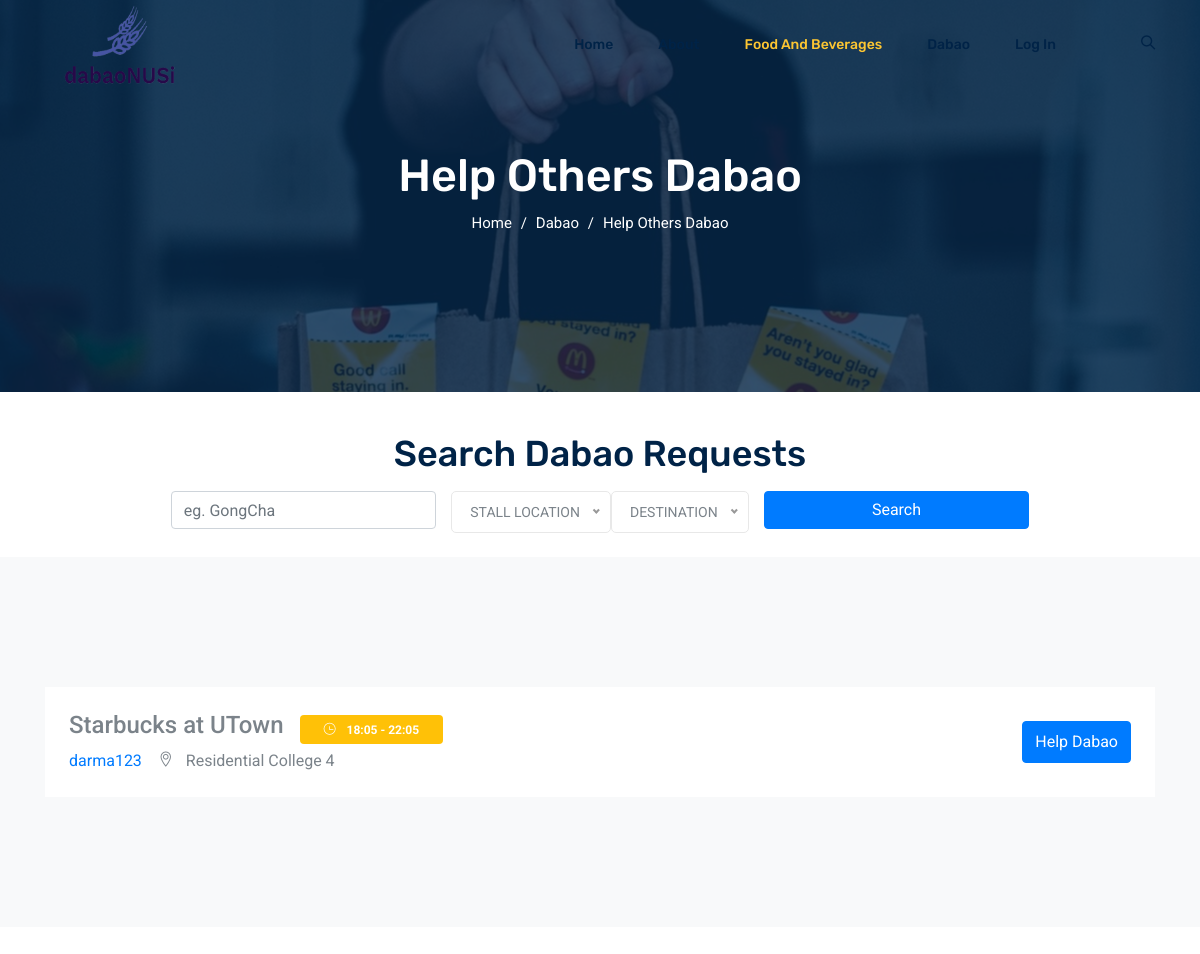
/help_others_dabao/ (signed in), run on an earlier commit of the app's database.
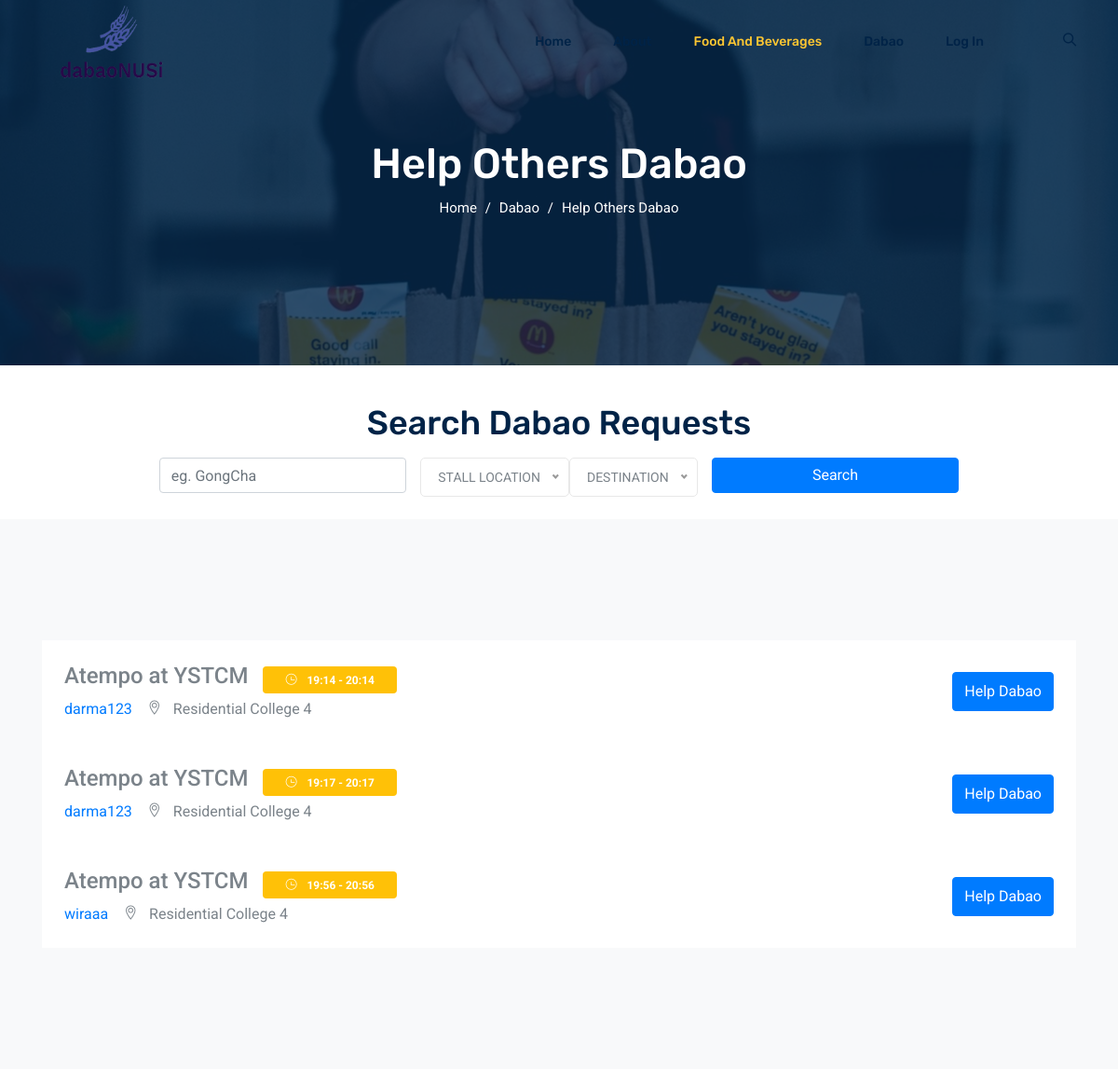
And on a later commit of the database.
### shopping_cart/models.py (models this page shows, shortened)
class Order(models.Model):
    ref_code = models.CharField(max_length=15)
    owner = models.ForeignKey(Profile, on_delete=models.SET_NULL, null=True)
    is_ordered = models.BooleanField(default=False)
    is_helped = models.BooleanField(default=False)
    items = models.ManyToManyField(OrderItem)
    date_ordered = models.DateTimeField(auto_now=True)
    number = models.CharField(max_length=15, default="No number provided")
    details = models.CharField(max_length=1000, default="No details provided")
    restaurant = models.ForeignKey(Restaurant, on_delete=models.CASCADE, default = 1)
    destination = models.CharField(max_length=100)
    timeStart = models.DateTimeField(default=datetime.now, blank=True)
    timeEnd = models.DateTimeField(default=datetime.now, blank=True)
    def get_cart_items(self):
        return self.items.all()
    def get_cart_total(self):
        total = 0
        for item in self.items.all():
            total += item.get_total()
        return total
    def get_hours(self):
        return "{:d}:{:02d}".format(self.timeStart.hour, self.timeStart.minute) + " - " + "{:d}:{:02d}".format(self.timeEnd.hour, self.timeEnd.minute)

### theApp/models.py (models this page shows)
class Restaurant(models.Model):
    name = models.CharField(max_length=120)
    location = models.ForeignKey(Location, on_delete = models.CASCADE)
    reviews = models.ForeignKey(Reviews, on_delete = models.CASCADE, default=1)
    prices = models.ForeignKey(Price, on_delete = models.CASCADE, default=3)
    categories = models.ManyToManyField(Category)
    food = models.BooleanField(default=True)
    average_price = models.FloatField(default=0)
    average_rating = models.FloatField(default=0)
    image = models.ImageField(upload_to='restaurant', default='arise-and-shine.jpg')
    description = models.CharField(max_length=100000, default="This restaurant is nice")
    hour = models.CharField(max_length=100, default="8.00 am to 6.00 pm")
    def __str__(self):
        return self.name + " at " + self.location.__str__()
    def get_avg_price(self):
        meals = Meal.objects.filter(restaurant__id=self.id)
        count = meals.count()
        if count==0:
            return 0
        else:
            return round(sum([meal.price for meal in meals])/count, 2)
    def get_avg_rating(self):
        ratings = Rate.objects.filter(restaurant__id=self.id)
        count = ratings.count()
        if count == 0:
            return 0
        else:
            return round(sum([rate.rating for rate in ratings])/count, 2)
    average_price = get_avg_price
    average_rating = get_avg_rating

class Location(models.Model):
    name = models.CharField(max_length=120)
    def __str__(self):
        return self.name

### accounts/models.py (models this page shows)
class Profile(models.Model):
    user = models.OneToOneField(settings.AUTH_USER_MODEL, on_delete=models.CASCADE)
    def __str__(self):
        return self.user.username

### theApp/views.py (the view)
# urls.py: path('help_others_dabao/', views.help_others_dabao, name='help others tabao'),
@login_required()
def help_others_dabao(request):
    locations = Location.objects.all()
    destinations = Destination.objects.all()
    orders = Order.objects.filter(is_ordered=True, is_helped=False, timeEnd__gte=datetime.now())
    return render(request, 'help-others-dabao.html', {'locations':locations, 'destinations':destinations, 'orders':orders})

### shopping_cart/models.py (called while the page is built)
    def get_total(self):
        return self.meal.price * self.quantity

### theApp/models.py (called while the page is built)
    def __str__(self):
        return self.name

### theApp/templates/help-others-dabao.html (shortened to what this page needs)
{% load static %}
<!DOCTYPE html>
<html lang="en">
  <head>
    <link rel="stylesheet" href="{% static 'css/bootstrap.css' %}" />
    <link rel="stylesheet" href="{% static 'css/flaticon.css' %}" />
    <link rel="stylesheet" href="{% static 'css/themify-icons.css' %}" />
    <link rel="stylesheet" href="{% static 'vendors/owl-carousel/owl.carousel.min.css' %}" />
    <link rel="stylesheet" href="{% static 'vendors/nice-select/css/nice-select.css' %}" />
    <link rel="stylesheet" href="{% static 'css/style.css' %}" />
  </head>
  <body>
    <header class="header_area">
      <div class="main_menu">
        <nav class="navbar navbar-expand-lg navbar-light">
          <div class="container">
            <a class="navbar-brand" href="index.html">
              <img class="logo-2" src="{% static 'img/logo3.png' %}" alt="" height="80" width="150" />
            </a>
            <div
              class="collapse navbar-collapse offset"
              id="navbarSupportedContent"
            >
              <ul class="nav navbar-nav menu_nav ml-auto">
                <li class="nav-item">
                  <a class="nav-link" href="/home">Home</a>
                </li>
                <li class="nav-item">
                  <a class="nav-link" href="/about">About</a>
                </li>
                <li class="nav-item submenu dropdown active">
                  <a
                    href="#"
                    class="nav-link dropdown-toggle"
                    data-toggle="dropdown"
                    role="button"
                    aria-haspopup="true"
                    aria-expanded="false"
                    >Food and Beverages</a
                  >
                </li>
                <li class="nav-item submenu dropdown">
                  <a
                    href="#"
                    class="nav-link dropdown-toggle"
                    data-toggle="dropdown"
                    role="button"
                    aria-haspopup="true"
                    aria-expanded="false"
                    >Dabao</a
                  >
                </li>
                <li class="nav-item">
                  <a class="nav-link" href="/login">Log In</a>
                </li>
                <li class="nav-item">
                  <a href="/search_form" class="nav-link search" id="search">
                    <i class="ti-search"></i>
                  </a>
                </li>
              </ul>
            </div>
          </div>
        </nav>
      </div>
    </header>
    <section class="banner_area">
      <div class="banner_inner d-flex align-items-center">
        <div class="overlay"></div>
        <div class="container">
          <div class="row justify-content-center">
            <div class="col-lg-6">
              <div class="banner_content text-center">
                <h2>Help Others Dabao</h2>
                <div class="page_link">
                  <a href="/home">Home</a>
                  <a href="/home">Dabao</a>
                  <a href="/help-others-dabao">Help Others Dabao</a>
                </div>
              </div>
            </div>
          </div>
        </div>
      </div>
    </section>
    <div class="job-search align-items-center justify-content-center">
      <div class="tab-content bg-white p-4 rounded" id="pills-tabContent">
        <div class="tab-pane fade show active" id="pills-job" role="tabpanel" aria-labelledby="pills-job-tab">
          <h1 class="mb-3 text-center">Search Dabao Requests</h1>
          <form action="#" method="post">
            <div class="row justify-content-center">
              <div class="col-md-6 col-lg-3 mb-3 mb-lg-0">
                <input type="text" class="form-control" placeholder="eg. GongCha">
              </div>
              <form method="POST" action="{% url 'theApp:help_others_dabao_result' %}">
                <div class="input-field">
                    <div class="input-select">
                        <div class="input-select">
                        </div>
                    </div>
                </div>
              </form>
              <form method="POST" action="{% url 'theApp:help_others_dabao_result' %}">
                <div class="input-field">
                    <div class="input-select">
                        <div class="input-select">
                        </div>
                    </div>
                </div>
              </form>
              <div class="col-md-6 col-lg-3 mb-3 mb-lg-0">
                <input type="submit" class="btn btn-primary btn-block" value="Search">
              </div>
            </div>
          </form>
        </div>
      </div>
    </div>
    <div class="site-section bg-light section_gap">
      <div class="container">
        {% for ord in orders %}
        <div class="row" data-aos="fade">
          <div class="col-md-12">
            <div class="job-post-item bg-white p-4 d-block d-md-flex align-items-center">
               <div class="mb-4 mb-md-0 mr-5">
                <div class="job-post-item-header d-flex align-items-center">
                  <h2 class="mr-3 text-black h4">{{ord.restaurant}}</h2>
                  <div class="badge-wrap">
                   <span class="bg-warning text-white badge py-2 px-4">
                    <span class="ti-time mr-2"></span> {{ord.get_hours}}
                  </span>
                  </div>
                </div>
                <div class="job-post-item-body d-block d-md-flex">
                  <div class="mr-3"> <a href="#">{{ord.owner}}</a></div>
                  <div> <span><span class="ti-location-pin mr-2"></span> {{ord.destination}}</span></div>
                </div>
               </div>
               <div class="ml-auto">
                 <a href="#" class="btn btn-primary py-2" data-target="#helpDabaoModal" data-toggle="modal">Help Dabao</a>
               </div>
            </div>
            {% endfor %}
          </div>
        </div>
      </div>
    </div>
  </body>
</html>

What changed in the data, as far as the page shows it:
no longer on this page (row edited): Order: restaurant "Starbucks at UTown", get_hours "18:05 - 22:05", owner "darma123", destination "Residential College 4"
added Order: restaurant "Atempo at YSTCM", get_hours "19:14 - 20:14", owner "darma123", destination "Residential College 4"
added Order: restaurant "Atempo at YSTCM", get_hours "19:17 - 20:17", owner "darma123", destination "Residential College 4"
added Order: restaurant "Atempo at YSTCM", get_hours "19:56 - 20:56", owner "wiraaa", destination "Residential College 4"
